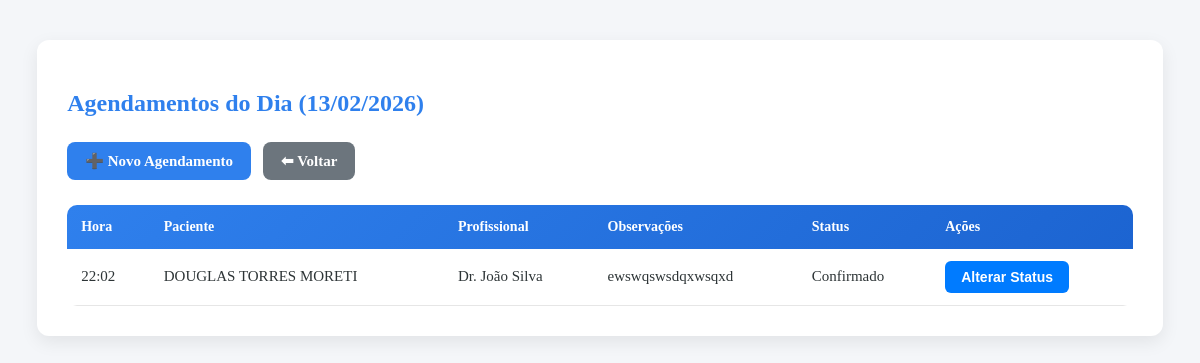
Page /agendamentos/agendamentos.php?data=2026-02-13 on the earlier database version.
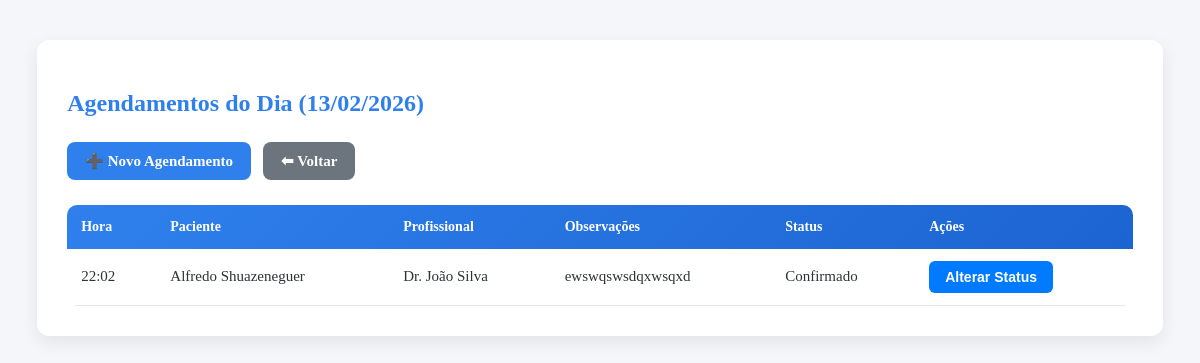
Same page on the later database version.
### tables this page shows
CREATE TABLE agendamentos (
    id INTEGER PRIMARY KEY AUTOINCREMENT,
    paciente_id INTEGER NOT NULL,
    profissional_id INTEGER NOT NULL,
    data DATE NOT NULL,
    hora TIME NOT NULL,
    status TEXT NOT NULL,
    observacoes TEXT,

    FOREIGN KEY (paciente_id) REFERENCES pacientes(id),
    FOREIGN KEY (profissional_id) REFERENCES profissionais(id)
);

CREATE TABLE pacientes (
    id INTEGER PRIMARY KEY AUTOINCREMENT,
    nome TEXT NOT NULL,
    cpf TEXT UNIQUE,
    data_nascimento DATE,
    telefone TEXT,
    email TEXT,
    endereco TEXT,
    observacoes TEXT,
    created_at DATETIME DEFAULT CURRENT_TIMESTAMP
, ativo INTEGER DEFAULT 1);

CREATE TABLE profissionais (
    id INTEGER PRIMARY KEY AUTOINCREMENT,
    nome TEXT NOT NULL,
    cro TEXT UNIQUE,
    especialidade TEXT,
    telefone TEXT,
    ativo INTEGER DEFAULT 1
);

### agendamentos/controller.php (called while the page is built, shortened)
<?php
function listarAgendamentosPorData($db, $data) {
    $sql = "
        SELECT
            a.id,
            a.hora,
            p.nome AS paciente,
            pr.nome AS profissional,
            a.observacoes,
            a.status
        FROM agendamentos a
        JOIN pacientes p ON a.paciente_id = p.id
        JOIN profissionais pr ON a.profissional_id = pr.id
        WHERE a.data = :data AND a.status IN ('Agendado', 'Confirmado')
        ORDER BY a.hora
    ";
    $stmt = $db->prepare($sql);
    $stmt->execute([':data' => $data]);
    return $stmt->fetchAll(PDO::FETCH_ASSOC);
}

### agendamentos/agendamentos.php (the view, shortened to what this page needs)
<?php
require_once 'controller.php';
$dataSelecionada = $_GET['data'] ?? date('Y-m-d');
$agendamentos = listarAgendamentosPorData($db, $dataSelecionada);
?>
<!DOCTYPE html>
<html lang="pt-br">
    <head>
        <link rel="stylesheet" href="../assets/css/style-agendamentos.css">
    </head>
    <body id="agendamentos-page">
        <div class="agendamentos-container">
            <h2 class="agendamentos-title">
                Agendamentos do Dia (<?= date('d/m/Y', strtotime($dataSelecionada)) ?>)
            </h2>
            <div class="agendamentos-menu">
                <a href="novo.php?data=<?= $dataSelecionada ?>" class="agendamentos-btn">➕ Novo Agendamento</a>
                <a href="calendario.php" class="agendamentos-btn-sec">⬅ Voltar</a>
            </div>
            <div class="agendamentos-table-wrapper">
                <table class="agendamentos-table">
                    <thead>
                        <tr>
                            <th>Hora</th>
                            <th>Paciente</th>
                            <th>Profissional</th>
                            <th>Observações</th>
                            <th>Status</th>
                            <th>Ações</th>
                        </tr>
                    </thead>
                    <tbody>
                        <?php foreach ($agendamentos as $a): ?>
                        <tr>
                            <td><?= htmlspecialchars($a['hora']) ?></td>
                            <td><?= htmlspecialchars($a['paciente']) ?></td>
                            <td><?= htmlspecialchars($a['profissional']) ?></td>
                            <td><?= htmlspecialchars($a['observacoes']) ?></td>
                            <td><?= htmlspecialchars($a['status']) ?></td>
                            <td>
                                <button
                                    type="button"
                                    class="abrir-modal"
                                    data-id="<?= $a['id'] ?>"
                                    data-nome="<?= htmlspecialchars($a['paciente']) ?>">
                                    Alterar Status
                                </button>
                            </td>
                        </tr>
                        <?php endforeach; ?>
                    </tbody>
                </table>
            </div>
        </div>
    </body>
</html>

Differences in the rows shown:
changed through a linked row, agendamentos "ewswqswsdqxwsqxd": paciente.nome "DOUGLAS TORRES MORETI" → "Alfredo Shuazeneguer"
